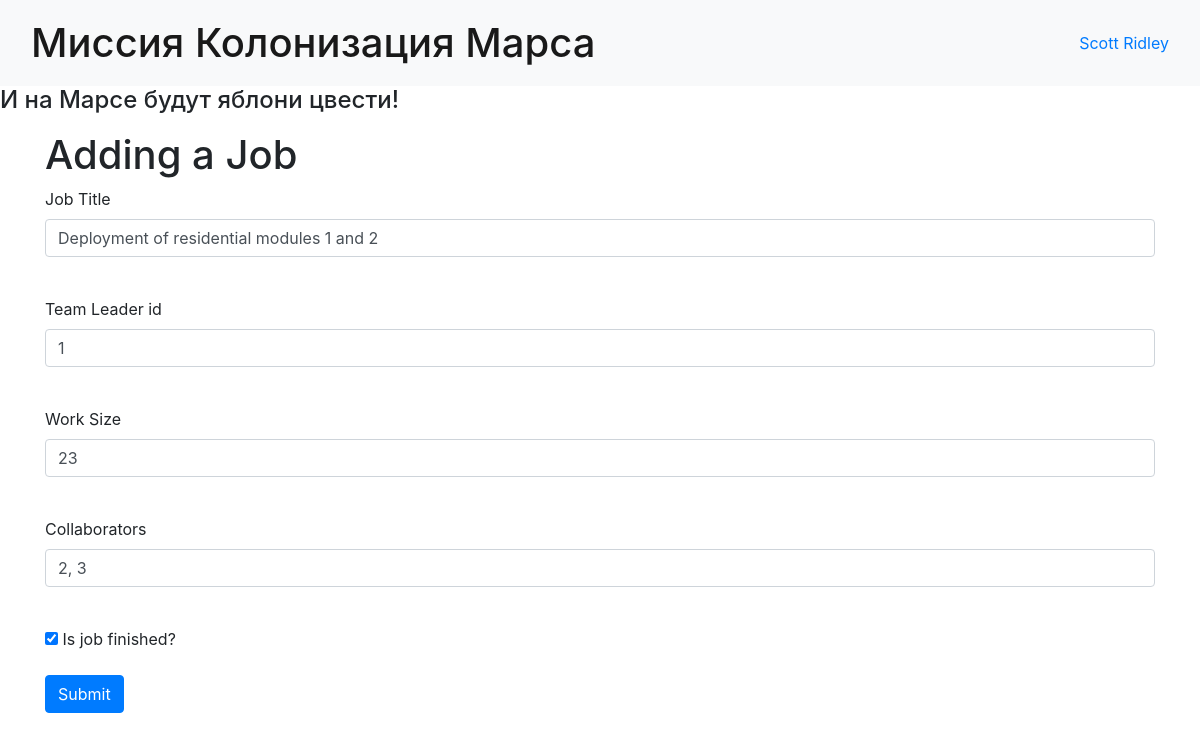
Screenshot of /edit_job/1 (signed in) with the database file from the repository.
### data/users.py (models this page shows, shortened)
class User(SqlAlchemyBase, UserMixin, SerializerMixin):
    __tablename__ = 'users'
    id = sqlalchemy.Column(sqlalchemy.Integer, primary_key=True, autoincrement=True)
    surname = sqlalchemy.Column(sqlalchemy.String)
    name = sqlalchemy.Column(sqlalchemy.String)
    age = sqlalchemy.Column(sqlalchemy.Integer)
    position = sqlalchemy.Column(sqlalchemy.String)
    speciality = sqlalchemy.Column(sqlalchemy.String)
    address = sqlalchemy.Column(sqlalchemy.String)
    email = sqlalchemy.Column(sqlalchemy.String, unique=True)
    hashed_password = sqlalchemy.Column(sqlalchemy.String)
    modified_date = sqlalchemy.Column(sqlalchemy.DateTime, default=datetime.datetime.now)
    jobs = orm.relationship("Jobs", back_populates='user')

### data/jobs.py (models this page shows)
class Jobs(SqlAlchemyBase, SerializerMixin):
    __tablename__ = 'jobs'
    serialize_rules = ('-user',)
    id = sqlalchemy.Column(sqlalchemy.Integer, primary_key=True, autoincrement=True)
    team_leader = sqlalchemy.Column(sqlalchemy.Integer, sqlalchemy.ForeignKey('users.id'))
    job = sqlalchemy.Column(sqlalchemy.String)
    work_size = sqlalchemy.Column(sqlalchemy.Integer)
    collaborators = sqlalchemy.Column(sqlalchemy.String)
    start_date = sqlalchemy.Column(sqlalchemy.DateTime, default=datetime.datetime.now)
    end_date = sqlalchemy.Column(sqlalchemy.DateTime, default=datetime.datetime.now)
    is_finished = sqlalchemy.Column(sqlalchemy.Boolean, default=False)
    user = orm.relationship('User')

### main.py (the view, shortened to what this page needs)
@app.route('/edit_job/<int:id>', methods=['GET', 'POST'])
@login_required
def edit_news(id):
    form = Adding_Job()
    if request.method == "GET":
        db_sess = create_session()
        job = db_sess.query(Jobs).filter(Jobs.id == id,
                                         ((Jobs.user == current_user) | (current_user.id == 1))
                                         ).first()
        if job:
            form.job.data = job.job
            form.team_leader_id.data = job.team_leader
            form.work_size.data = job.work_size
            form.collaborators.data = job.collaborators
            form.is_finished.data = job.is_finished
        else:
            abort(404)
    return render_template('add_job.html',
                           title='Редактирование работы',
                           form=form
                           )

### data/forms/add_job.py
class Adding_Job(FlaskForm):
    job = StringField('Job Title', validators=[DataRequired()])
    team_leader_id = StringField('Team Leader id', validators=[DataRequired()])
    work_size = IntegerField('Work Size', validators=[DataRequired()])
    collaborators = StringField('Collaborators', validators=[DataRequired()])
    is_finished = BooleanField('Is job finished?')
    submit = SubmitField('Submit')

### data/db_session.py (called while the page is built)
def create_session() -> Session:
    global __factory
    return __factory()

### main.py (called while the page is built)
@login_manager.user_loader
def load_user(user_id):
    db_sess = create_session()
    return db_sess.get(User, user_id)

### templates/add_job.html (shortened to what this page needs)
{% extends "base.html" %}
{% block content %}
<h1>Adding a Job</h1>
<form action="" method="post">
    <p>
        {{ form.job.label }}<br>
        {{ form.job(class="form-control") }}<br>
    </p>
    <p>
        {{ form.team_leader_id.label }}<br>
        {{ form.team_leader_id(class="form-control") }}<br>
    </p>
    <p>
        {{ form.work_size.label }}<br>
        {{ form.work_size(class="form-control") }}<br>
    </p>
    <p>
        {{ form.collaborators.label }}<br>
        {{ form.collaborators(class="form-control") }}<br>
    </p>
    <p>{{ form.is_finished() }} {{ form.is_finished.label }}</p>
    <p>{{ form.submit(type="submit", class="btn btn-primary") }}</p>
</form>
{% endblock %}

### templates/base.html (shortened to what this page needs)
<!doctype html>
<html lang="en">
  <head>
    <link
      rel="stylesheet"
      href="https://stackpath.bootstrapcdn.com/bootstrap/4.4.1/css/bootstrap.min.css"
    />
  </head>
  <body>
    <nav class="navbar navbar-light bg-light">
      <div class="container-fluid">
        <h1 class="navbar-brand mb-0" style="font-size: 2.5rem">
          Миссия Колонизация Марса
        </h1>
        <div>
          {% if current_user.is_authenticated %}
          <a href="/logout"
            >{{ current_user.surname }} {{ current_user.name }}</a
          >
          {% else %}
          <a class="btn btn-primary" href="/register">Зарегистрироваться</a>
          <a class="btn btn-success" href="/login">Войти</a>
          {% endif %}
        </div>
      </div>
    </nav>
    <h4>И на Марсе будут яблони цвести!</h4>
    <main role="main" class="container mt-3">
      {% block content %}{% endblock %}
    </main>
  </body>
</html>

### rows the page displays
User: surname "Scott", name "Ridley"
Jobs: job "Deployment of residential modules 1 and 2", work_size "23", collaborators "2, 3", is_finished "☑"
